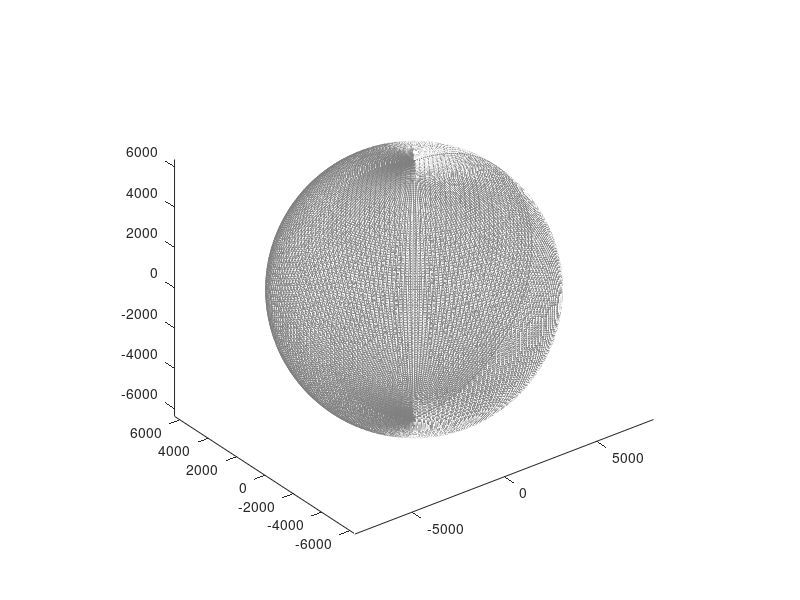

This figure's MATLAB source: (Note: this script raises an error after producing the figure.)
function macPlot(body)
% earthPlot Generate a plot of the Earth in the current axes
%
% Inputs:
%   body - value indicating body to plot
%          1 = Earth (Default)
%          2 = Moon


if ~exist('body', 'var')
    body = 1; % Set default body to Earth
end

% Options
npanels = 180;
alpha   = 1; % globe transparency level
GMST0 = 4.89496121282306; % Epoch corresponding to J2000

if body == 1
    
    % 2:1 unprojected Earth texture image (must be in current path)
    image_file = 'mac_head_all.jpg';
    
    % Treat the Earth as spherical
    erad = 6371.0087714; % equatorial radius [km]
    prad = erad;         % polar radius [km]

elseif body == 2
    
    % 2:1 unprojected Moon texture image (must be in current path)
    image_file = 'MoonSatelliteImage.jpg';
    
    % Treat the moon as spherical
    erad = 1738.1; % equatorial radius [km]
    prad = erad;   % polar radius [km]
    
end
    
% Turn off the normal axes
set(gca, 'NextPlot','add', 'Visible','on');

axis equal;
axis auto;

% Set initial view
view(3);

% Create a 3D meshgrid of the sphere points using the ellipsoid function
[x, y, z] = ellipsoid(0, 0, 0, erad, erad, prad, npanels);

globe = surf(x, y, -z, 'FaceColor', 'none', 'EdgeColor', 0.5*[1 1 1]);

if ~isempty(GMST0)
    hgx = hgtransform;
    set(hgx,'Matrix', makehgtform('zrotate',GMST0));
    set(globe,'Parent',hgx);
end

% Load body image for texture map
cdata = imread(image_file);

% Set image as color data (cdata) property, and set face color to indicate
% a texturemap, which Matlab expects to be in cdata. Turn off the mesh edges.
set(globe, 'FaceColor', 'texturemap', 'CData', cdata, 'FaceAlpha', alpha, 'EdgeColor', 'none');

end